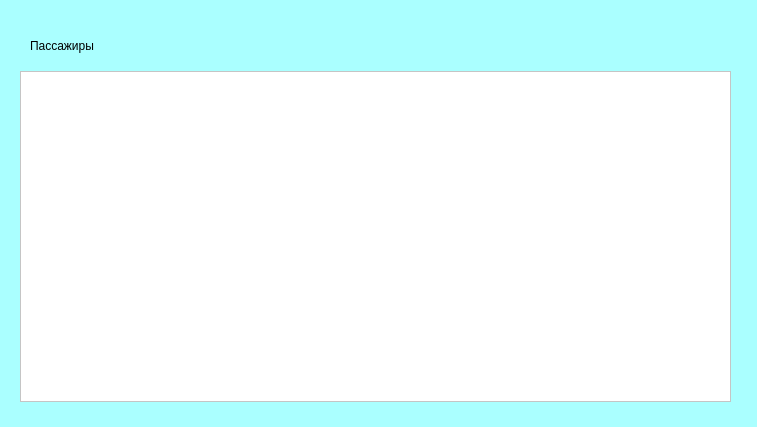
<?xml version="1.0" encoding="UTF-8"?>
<ui version="4.0">
 <class>Dialog</class>
 <widget class="QDialog" name="Dialog">
  <property name="geometry">
   <rect>
    <x>0</x>
    <y>0</y>
    <width>757</width>
    <height>427</height>
   </rect>
  </property>
  <property name="windowTitle">
   <string>Dialog</string>
  </property>
  <property name="styleSheet">
   <string notr="true">background-color: rgb(170, 255, 255);</string>
  </property>
  <widget class="QTableWidget" name="passengers_table">
   <property name="geometry">
    <rect>
     <x>20</x>
     <y>71</y>
     <width>711</width>
     <height>331</height>
    </rect>
   </property>
   <property name="styleSheet">
    <string notr="true">background-color: rgb(255, 255, 255);</string>
   </property>
  </widget>
  <widget class="QLabel" name="label">
   <property name="geometry">
    <rect>
     <x>30</x>
     <y>30</y>
     <width>131</width>
     <height>31</height>
    </rect>
   </property>
   <property name="text">
    <string>Пассажиры</string>
   </property>
  </widget>
 </widget>
 <resources/>
 <connections/>
</ui>
